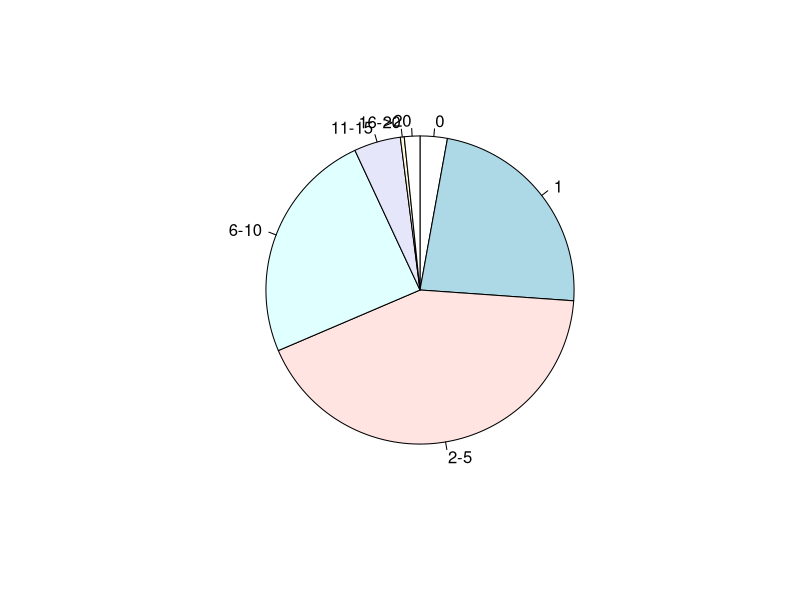

Recreate this plot in R.
library("tidyverse")

### We start by calculating the annotation score of the compounds of the RA-map V2 from which we will remove the compounds that are not found in the RASF-model.

## RA-map V2's annotation score calculation

MIRIAM_export = read.csv(file="Extraction_RA-Map_V2-MIRIAM.csv", sep=";")

MIRIAM_tmp = distinct(select(MIRIAM_export,-starts_with("MIRIAM.relation")))
MIRIAM = MIRIAM_tmp[!MIRIAM_tmp$MIRIAM.datatype.=="",]

tmp <- MIRIAM %>% group_by(class, name)
tmp1 <- tmp %>% dplyr::select(MIRIAM.datatype.,MIRIAM.id.)
tmp2 <- tmp %>% dplyr::select(MIRIAM.datatype..1,MIRIAM.id..1) %>% dplyr::rename(MIRIAM.datatype. = MIRIAM.datatype..1 , MIRIAM.id. = MIRIAM.id..1)

# Rearranging the MIRIAM annotations

my_func <- function(x){
  initial <- x %>% mutate_all(as.character) %>% group_by(class, name)
  final=NULL
  for(i in seq(3,544,2)){
    colnames_initial <-  colnames(initial)
    tmp <- dplyr::select(initial,colnames_initial[c(i,i+1)]) 
    colnames(tmp) <- c("class","name","datatype","pubmed_ids")
    final <- bind_rows(final,tmp)
  }
  return(final)
}


MIRIAM_tmp <- my_func(MIRIAM)

MIRIAM_tmp$pubmed_ids[MIRIAM_tmp$datatype != "PubMed"] = "0"
MIRIAM_tmp$datatype[MIRIAM_tmp$datatype != "PubMed"] = "PubMed"

MIRIAM_final <- subset(MIRIAM_tmp, datatype == "PubMed") %>% 
  dplyr::select(-datatype) %>% 
  summarize(pubmed=paste(pubmed_ids,collapse = ", ")) %>% 
  arrange(name,class)

# Count of unique pmid
MIRIAM_final$pubmed %>% strsplit(split = ",") %>% unlist %>% unique %>% length

# Removing the class information and merge all the PMIds for species with the same names + keep only unique PMIDs
MIRIAM_finalV2 <- MIRIAM_final[,-1] %>% 
  group_by(name) %>% 
  mutate(pubmed = sapply(pubmed, function(x) strsplit(x,", "))) %>% 
  group_by(name) %>% 
  summarise(pubmed= paste0(unique(unlist(pubmed)),collapse = ", "))

# Counting the number of PMIDs for each component
MIRIAM_finalV2$count <- MIRIAM_finalV2$pubmed %>% 
  str_split(pattern = ", " ) %>% 
  lapply(FUN=length) %>% 
  unlist

## Importing the RASF-model

species <- read.csv("RASF_model_components.csv", sep=";", header=F)


df = data.frame(species$V2)

# Componenents' name preprocessing

df$species.V2 = gsub("_simple_molecule", "",
                     gsub("_space_", "",
                          gsub("_Mitochondrion", "",
                               gsub("_Nucleus", "",
                                    gsub("_Secreted_space_Molecules","",
                                         gsub("_active", "",
                                              gsub("_Cytoplasm","",
                                                   gsub("_complex","",
                                                        gsub("_Extracellular_space_Space", "",
                                                             gsub("_ion","",
                                                                  gsub("_slash_","/",
                                                                       gsub("_empty","",
                                                                            gsub("_phenotype", "",
                                                                                 gsub("_sub_", "",
                                                                                      gsub("_endsub_", "",
                                                                                           gsub("_minus_","-",
                                                                                                gsub ("_underscore_","_",
                                                                                                      gsub("_plus_", "+",
                                                                                                           gsub("_rna", "",
                                                                                                                gsub("_phosphorylated", "", df$species.V2))))))))))))))))))))

# separate the molecular complexes into unique components 

species <-tidyr::separate(
  data = df,
  col = species.V2,
  sep = "/",
  into = c("A","B","C","D","E","F","G"),
  remove = T
)

species_name_only=c(species$A,species$B,
                    species$C,species$D,
                    species$E,species$F,
                    species$G)

species_name_only=species_name_only[!is.na(species_name_only)]


# Removing duplicates

unique_species= unique(species_name_only)

pheno_RA_map_V2=c("Angiogenesis","Bone Erosion","Apoptosis","Matrix Degradation","Osteoclastogenesis",
                  "Inflammation","Cell Chemotaxis","Recruitment","Infiltration",
                  "Cell growth","Survival","Proliferation", "Hypoxia")

unique_species=unique_species[!unique_species %in% pheno_RA_map_V2]



MIRIAM_finalV2 <- MIRIAM_finalV2[MIRIAM_finalV2$name %in% unique_species, ]


### Calculating annotation score's distribuion

zero<-sum(MIRIAM_finalV2$count==1)
one=sum(MIRIAM_finalV2$count==2)
two_five=sum(MIRIAM_finalV2$count>2 & MIRIAM_finalV2$count <= 5)
six_ten=sum(MIRIAM_finalV2$count>5 & MIRIAM_finalV2$count <= 10)
eleven_fifteen=sum(MIRIAM_finalV2$count>10 & MIRIAM_finalV2$count <= 15)
sixteen_twenty=sum(MIRIAM_finalV2$count>15 & MIRIAM_finalV2$count <= 20)
twenty=sum(MIRIAM_finalV2$count>20)



count <- c(zero, one, two_five, six_ten, eleven_fifteen, sixteen_twenty, twenty)
pie(count, clockwise = TRUE, labels = c("0", "1", "2-5", "6-10", "11-15", "16-20", ">20"))

